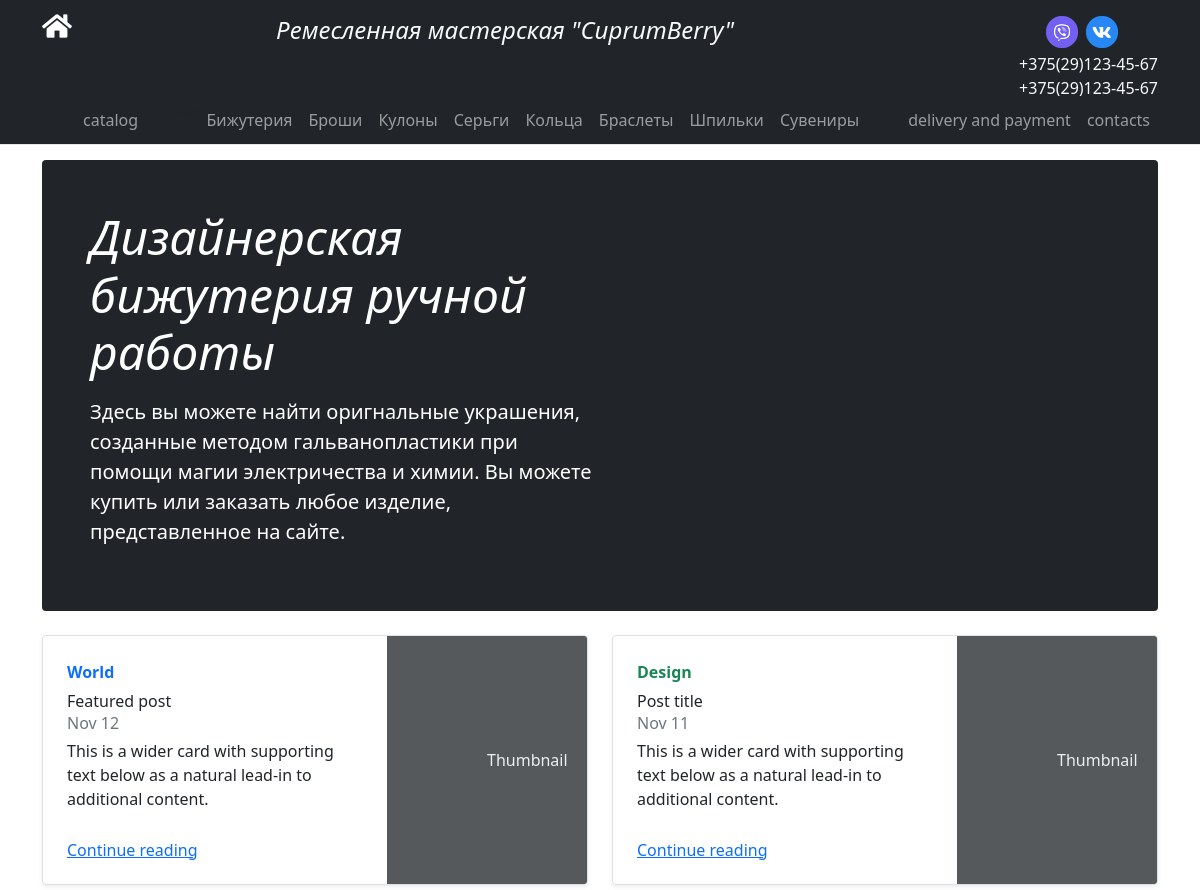
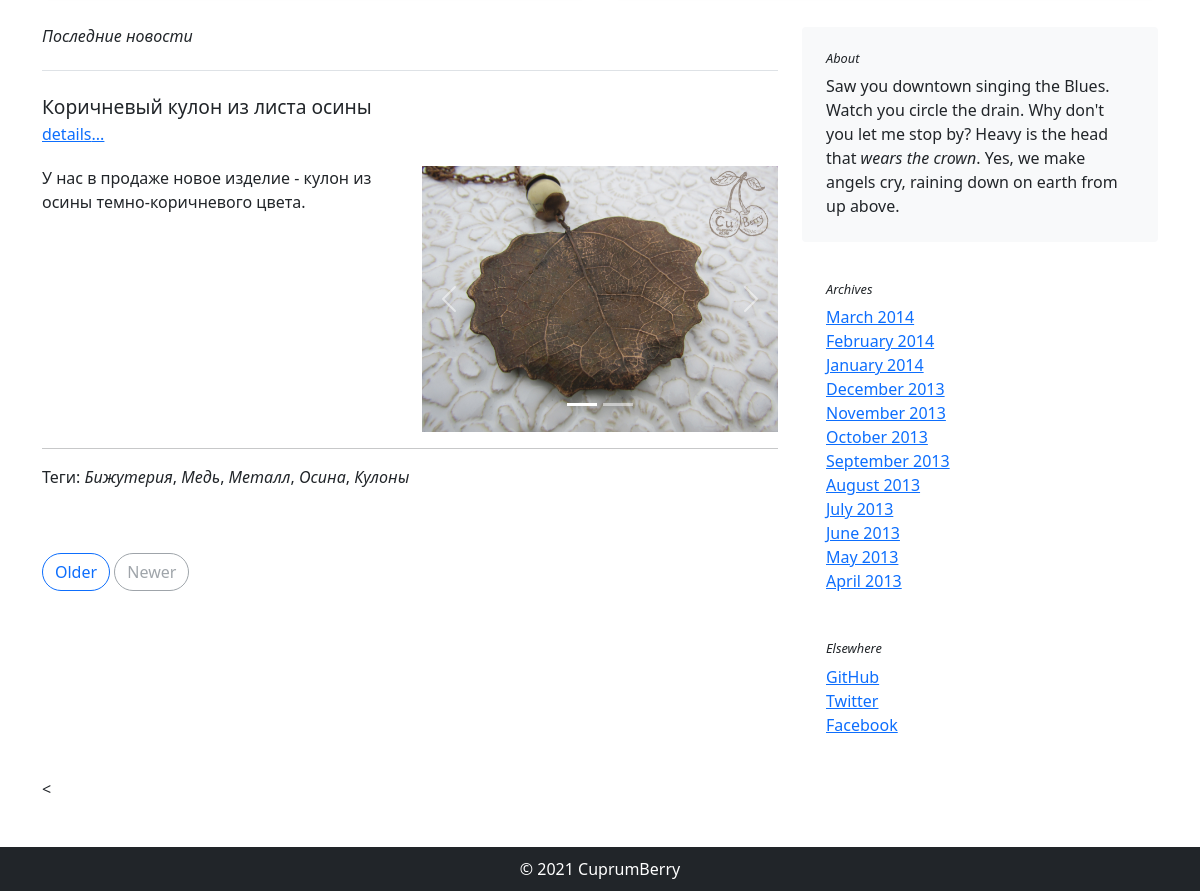
/index, run on the app's committed database (2 pictures, top to bottom).
### core/models.py (models this page shows, shortened)
class Social(models.Model):
    name: str = models.CharField(max_length=32)
    action: str = models.CharField(max_length=64)

class SeoPage(models.Model):
    url: str = models.CharField(max_length=255, blank=True, null=True)
    page_title: str = models.CharField(max_length=255, blank=True, null=True)
    page_description: str = models.CharField(max_length=1024, blank=True, null=True)
    page_keywords: str = models.CharField(max_length=1024, blank=True, null=True)
    page_h1: str = models.CharField(max_length=128, blank=True, null=True)
    deleted: bool = models.BooleanField(default=False)
    class Meta:
        abstract = True

class Category(SeoPage):
    id: str = models.CharField(max_length=32, primary_key=True)
    name: str = models.CharField(max_length=32)
    parent = models.ForeignKey("self", on_delete=models.PROTECT, blank=True, null=True)
    description = models.CharField(max_length=4096, blank=True, null=True)

class BlogPost(models.Model):
    title: str = models.CharField(max_length=256)
    content: str = models.CharField(max_length=4096)
    created_datetime: datetime = models.DateTimeField(default=now)
    created_by_id: int = models.IntegerField(default=-1)
    product: Product = models.OneToOneField(Product, on_delete=models.PROTECT, blank=True, null=True)

class Image(models.Model):
    id: int = models.IntegerField(primary_key=True)
    title: str = models.CharField(max_length=256)
    image = models.ImageField(upload_to='images')
    created_datetime: datetime = models.DateTimeField(default=now)
    created_by_id: int = models.IntegerField(default=-1)

### core/views.py (the view)
# urls.py: path('index', views.index, name='index'),
def index(request):
    posts: [BlogPost] = BlogPost.objects.order_by('-created_datetime')[:5]
    template = loader.get_template('index.html')
    context = {
        'posts': posts,
    }
    return HttpResponse(template.render(context, request))

### core/templatetags/core_tags.py (called while the page is built)
@register.filter
def format_date(value):
    return babel.dates.format_date(value, locale='ru_RU')

### core/templates/index.html (shortened to what this page needs)
{% extends "layout/template.html" %}
{% load i18n %}
{% block content %}
  <div class="p-4 p-md-5 mb-4 text-white rounded bg-dark">
    <div class="col-md-6 px-0">
      <h1 class="display-4 fst-italic">Дизайнерская бижутерия ручной работы</h1>
      <p class="lead my-3">
        Здесь вы можете найти оригнальные украшения, созданные методом гальванопластики при помощи магии электричества и химии.
        Вы можете купить или заказать любое изделие, представленное на сайте.
      </p>
    </div>
  </div>
  <div class="row mb-2">
    <div class="col-md-6">
      <div class="row g-0 border rounded overflow-hidden flex-md-row mb-4 shadow-sm h-md-250 position-relative">
        <div class="col p-4 d-flex flex-column position-static">
          <strong class="d-inline-block mb-2 text-primary">World</strong>
          <h3 class="mb-0">Featured post</h3>
          <div class="mb-1 text-muted">Nov 12</div>
          <p class="card-text mb-auto">This is a wider card with supporting text below as a natural lead-in to additional content.</p>
          <a href="#" class="stretched-link">Continue reading</a>
        </div>
        <div class="col-auto d-none d-lg-block">
          <svg class="bd-placeholder-img" width="200" height="250" xmlns="http://www.w3.org/2000/svg" role="img" aria-label="Placeholder: Thumbnail" preserveAspectRatio="xMidYMid slice" focusable="false"><title>Placeholder</title><rect width="100%" height="100%" fill="#55595c"></rect><text x="50%" y="50%" fill="#eceeef" dy=".3em">Thumbnail</text></svg>
        </div>
      </div>
    </div>
    <div class="col-md-6">
      <div class="row g-0 border rounded overflow-hidden flex-md-row mb-4 shadow-sm h-md-250 position-relative">
        <div class="col p-4 d-flex flex-column position-static">
          <strong class="d-inline-block mb-2 text-success">Design</strong>
          <h3 class="mb-0">Post title</h3>
          <div class="mb-1 text-muted">Nov 11</div>
          <p class="mb-auto">This is a wider card with supporting text below as a natural lead-in to additional content.</p>
          <a href="#" class="stretched-link">Continue reading</a>
        </div>
        <div class="col-auto d-none d-lg-block">
          <svg class="bd-placeholder-img" width="200" height="250" xmlns="http://www.w3.org/2000/svg" role="img" aria-label="Placeholder: Thumbnail" preserveAspectRatio="xMidYMid slice" focusable="false"><title>Placeholder</title><rect width="100%" height="100%" fill="#55595c"></rect><text x="50%" y="50%" fill="#eceeef" dy=".3em">Thumbnail</text></svg>
        </div>
      </div>
    </div>
  </div>
  <div class="row">
    <div class="col-md-8">
      <h3 class="pb-4 mb-4 fst-italic border-bottom">
        Последние новости
      </h3>
      {% for post in posts %}
        {% include "main/product-post.html" with post=post %}
      {% endfor %}
      <nav class="blog-pagination" aria-label="Pagination">
        <a class="btn btn-outline-primary" href="#">Older</a>
        <a class="btn btn-outline-secondary disabled" href="#" tabindex="-1" aria-disabled="true">Newer</a>
      </nav>
    </div>
    <div class="col-md-4">
      <div class="p-4 mb-3 bg-light rounded">
        <h4 class="fst-italic">About</h4>
        <p class="mb-0">Saw you downtown singing the Blues. Watch you circle the drain. Why don't you let me stop by? Heavy is the head that <em>wears the crown</em>. Yes, we make angels cry, raining down on earth from up above.</p>
      </div>
      <div class="p-4">
        <h4 class="fst-italic">Archives</h4>
        <ol class="list-unstyled mb-0">
          <li><a href="#">March 2014</a></li>
          <li><a href="#">February 2014</a></li>
          <li><a href="#">January 2014</a></li>
          <li><a href="#">December 2013</a></li>
          <li><a href="#">November 2013</a></li>
          <li><a href="#">October 2013</a></li>
          <li><a href="#">September 2013</a></li>
          <li><a href="#">August 2013</a></li>
          <li><a href="#">July 2013</a></li>
          <li><a href="#">June 2013</a></li>
          <li><a href="#">May 2013</a></li>
          <li><a href="#">April 2013</a></li>
        </ol>
      </div>
      <div class="p-4">
        <h4 class="fst-italic">Elsewhere</h4>
        <ol class="list-unstyled">
          <li><a href="#">GitHub</a></li>
          <li><a href="#">Twitter</a></li>
          <li><a href="#">Facebook</a></li>
        </ol>
      </div>
    </div>
  </div><
{% endblock %}

### core/templates/layout/normal/header.html (shortened to what this page needs)
{% load i18n %}
<header class="blog-header fixed-top">
  <nav id="mainNavBarTop" class="navbar-dark bg-dark" aria-label="mainNavBarTop">
    <div class="container">
      <div class="row text-light">
        <div class="col-lg-1 col-md-1 mt-3">
          <a class="navbar-brand" href="/" title="{% translate 'На главную' %}">
            <span class="fa fa-home fa-lg"></span>
          </a>
        </div>
        <div class="col-lg-8 col-md-11 p-3 text-center">
          <span class="h1 fst-italic text-light">
            Ремесленная мастерская "CuprumBerry"
          </span>
        </div>
        <div class="col-lg-3 col-md-11 text-end">
          <div class="row">
            <div class="col-12 ms-auto d-flex justify-content-end">
              {% for social in request.socials %}
                <a href="{{ social.action }}" title="{% translate social.name %} ">
                  <span class="ms-2 mt-3 social-icon social-{{ social.name }}"></span>
                </a>
              {% endfor %}
            </div>
            <div class="col-12 pt-2">
              <span>+375(29)123-45-67</span>
            </div>
            <div class="col-12 pt-2">
              <span>+375(29)123-45-67</span>
            </div>
          </div>
        </div>
      </div>
    </div>
  </nav>
  <nav id="mainNavBar" class="navbar navbar-expand-lg navbar-dark bg-dark" aria-label="mainNavBar">
    <div class="container">
      <div class="collapse navbar-collapse flex-column align-items-center ml-lg-2 ml-0" id="mainNavBarCollapse">
        <ul class="navbar-nav mb-auto w-100 mt-0 ml-auto">
          <li class="navbar-nav ms-auto justify-content-start">
            <ul class="navbar-nav ms-auto">
              <li class="nav-item">
                <a class="nav-link" href="{% url 'core:catalog' %}">
                  {% translate "catalog" %}
                </a>
              </li>
            </ul>
          </li>
          <li class="navbar-nav ms-auto justify-content-center">
            <ul class="navbar-nav ms-auto justify-content-center">-->
              <li class="nav-item">
                <a class="nav-link" href="{% url 'core:category' request.category_decorations.id %}">
                  {% translate request.category_decorations.name %}
                </a>
              </li>
              {% for decoration in request.decorations %}
              <li class="nav-item">
                {% with ""|add:decoration.parent.id|add:"/"|add:decoration.id as url %}
                <a class="nav-link" href="{% url 'core:category' url %}">
                  {% translate decoration.name %}
                </a>
                {% endwith %}
              </li>
              {% endfor %}
              <li class="nav-item">
                <a class="nav-link" href="{% url 'core:category' request.category_souvenirs.id %}">
                  {% translate request.category_souvenirs.name %}
                </a>
              </li>
            </ul>
          </li>
          <li class="navbar-nav ms-auto justify-content-end">
            <ul class="navbar-nav ms-auto">
              <li class="nav-item">
                <a class="nav-link" href="/delivery-and-payment">
                  {% translate "delivery and payment" %}
                </a>
              </li>
              <li class="nav-item">
                <a class="nav-link" href="/contacts">
                  {% translate "contacts" %}
                </a>
              </li>
            </ul>
          </li>
        </ul>
      </div>
    </div>
  </nav>
</header>

### core/templates/main/product-post.html (shortened to what this page needs)
{% load i18n %}
{% load core_tags %}
<article class="blog-post">
    <h2 class="blog-post-title small h2">{{ post.title }}</h2>
    <p class="blog-post-meta">
        <a href="catalog/{{ post.product.url }}" title="{{ post.product.name }}">
            {% translate 'details' %}...
        </a>
    </p>
    <div class="row">
        <div class="col-6">
            <div class="row align-items-start">
                <div class="col">
                    <p>{{ post.content }}</p>
                </div>
            </div>
        </div>
        <div class="col-6">
            <div id="productImagesCarousel{{ product.id }}" class="carousel slide" data-bs-ride="carousel">
                {% with product_images=post.product.images.all %}
                <div class="carousel-indicators">
                    {% for product_image in product_images %}
                    <button type="button"
                            data-bs-target="#productImagesCarousel{{ product.id }}"
                            data-bs-slide-to="{{ forloop.counter0 }}"
                            class="{% if forloop.counter0 == 0 %} active {% endif %}"
                            aria-current="true"
                            aria-label="Slide {{ forloop.counter }}">
                    </button>
                    {% endfor %}
                </div>
                <div class="carousel-inner">
                    {% for product_image in product_images %}
                    <div class="carousel-item {% if forloop.counter0 == 0 %} active {% endif %}">
                        <img src="{{ product_image.image.url }}" class="d-block w-100" alt="...">
                    </div>
                    {% endfor %}
                </div>
                <button class="carousel-control-prev" type="button"
                        data-bs-target="#productImagesCarousel{{ product.id }}" data-bs-slide="prev">
                    <span class="carousel-control-prev-icon" aria-hidden="true"></span>
                </button>
                <button class="carousel-control-next" type="button"
                        data-bs-target="#productImagesCarousel{{ product.id }}" data-bs-slide="next">
                    <span class="carousel-control-next-icon" aria-hidden="true"></span>
                </button>
                {% endwith %}
            </div>
        </div>
    </div>
    <hr>
    <blockquote>
        <p>Теги: {% for category in post.product.categories.all %}<em>{{ category.name }}</em>{% if not forloop.last %}, {% endif %} {% endfor %}</p>
    </blockquote>
</article>

### core/static/css/blog.css (style rules this page uses)
.blog-header { line-height: 1; border-bottom: 1px solid #e5e5e5; }
.display-4 { font-size: 2.5rem; }
@media (min-width: 768px) { .display-4 { font-size: 3rem; } }
@media (min-width: 768px) { .h-md-250 { height: 250px; } }
.blog-pagination { margin-bottom: 4rem; }
.blog-pagination > .btn { border-radius: 2rem; }
.blog-post { margin-bottom: 4rem; }
.blog-post-title { margin-bottom: .25rem; font-size: 2.5rem; }
.blog-post-meta { margin-bottom: 1.25rem; color: #727272; }

### core/static/css/sticky-footer-navbar.css (style rules this page uses)
html { position: relative; min-height: 100%; }

### core/static/css/main.css (style rules this page uses)
.h1, h1 { font-size: 1.5rem; }
.h2, h2 { font-size: 1.2rem; }
.h3, h3 { font-size: 1.0rem; }
.h4, h4 { font-size: 0.8rem; }

### core/static/css/socials.css (style rules this page uses)
.social-icon { width: 32px; height: 32px; float: left; background-size: cover; }
.social-instagram { background: url(/static/images/Instagram.png) 6% 6% no-repeat; background-size: cover; cursor: pointer; }
.social-vk { background: url(/static/images/VK.png) 6% 6% no-repeat; background-size: cover; cursor: pointer; }
.social-viber { background: url(/static/images/Viber.png) 6% 6% no-repeat; background-size: cover; cursor: pointer; }

### data on the page
Social: shows a picture
Social: shows a picture
Category: name "Бижутерия"
Category: name "Кулоны"
BlogPost: title "Коричневый кулон из листа осины", content "У нас в продаже новое изделие - кулон из осины темно-коричневого цвета."
Image: image (picture)
Category: name "Медь"
Category: name "Металл"
Category: name "Осина"
